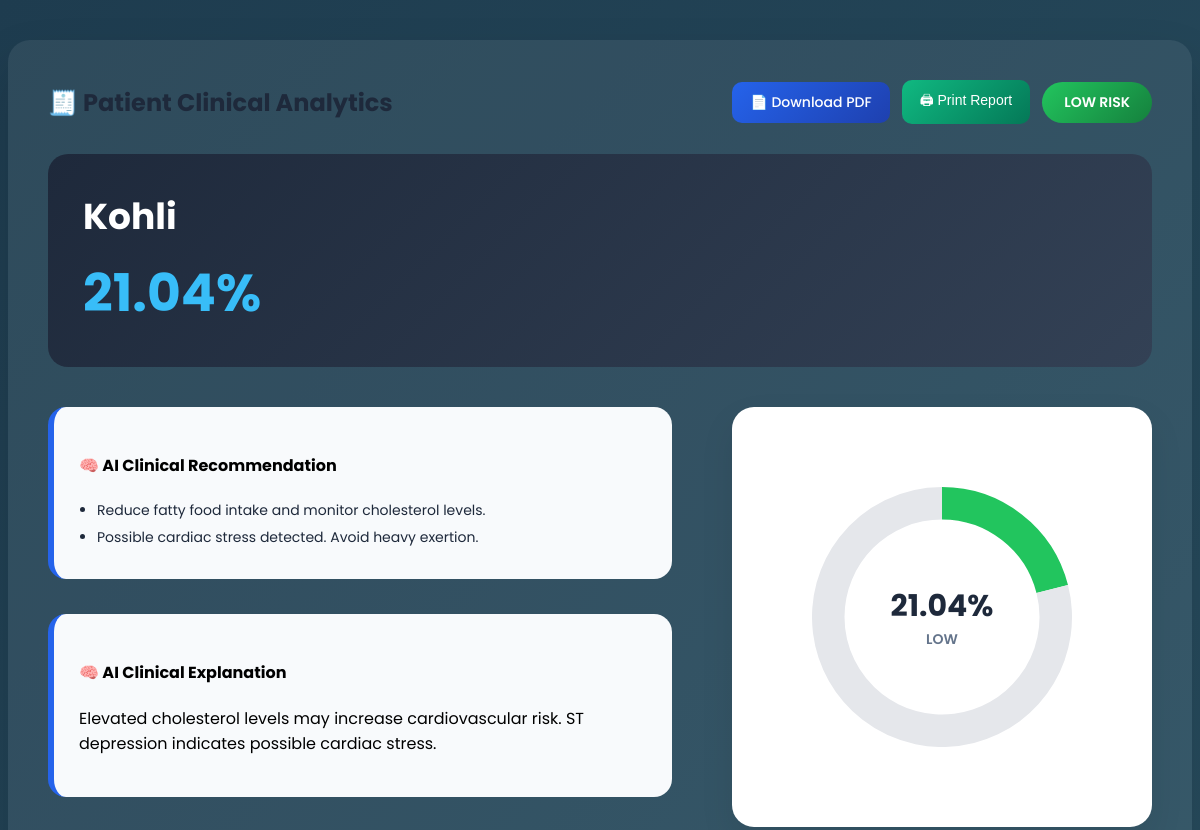
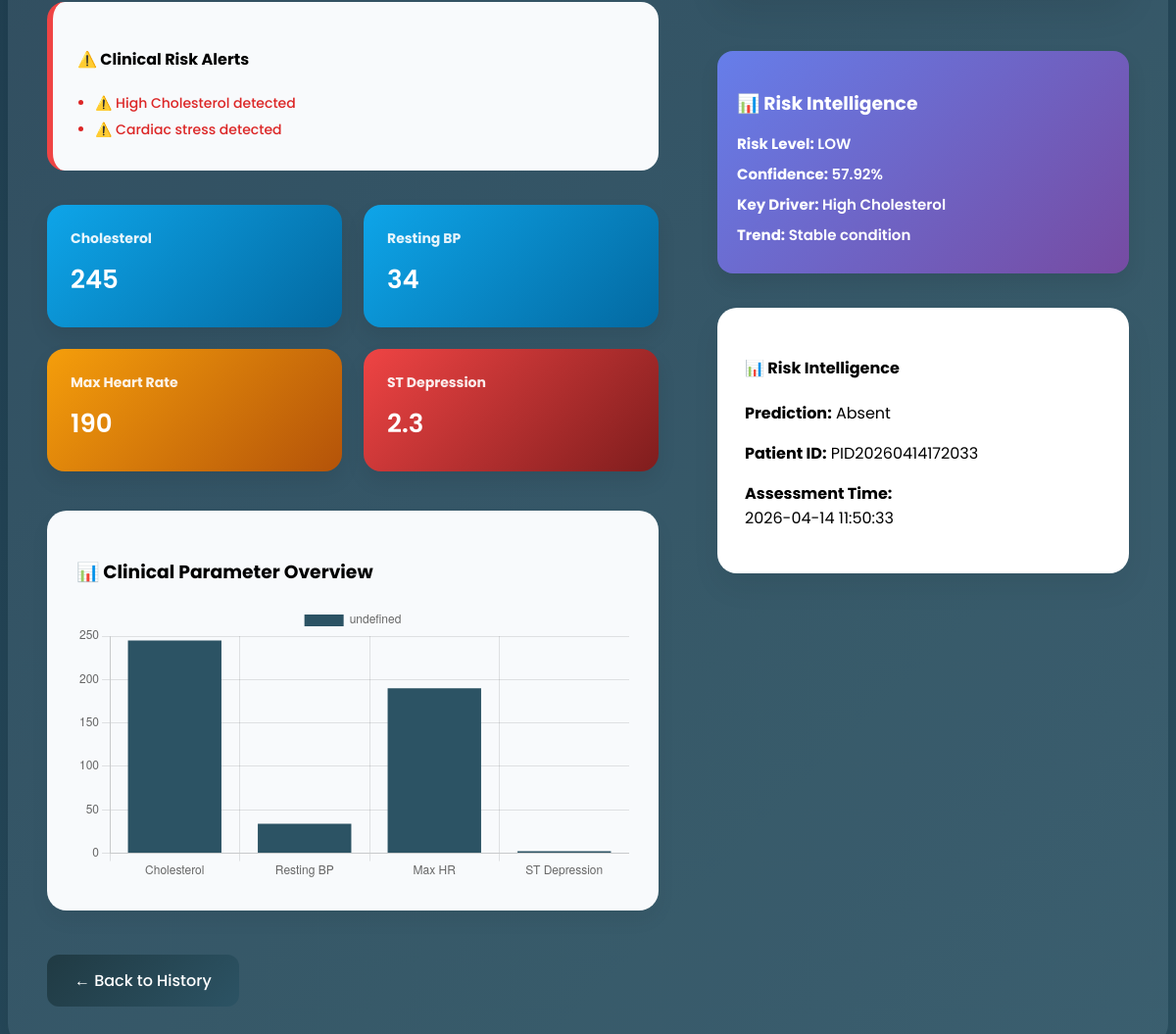
Page /patient/PID20260414172033 (signed in) on the committed database (2 pictures, top to bottom).
### tables this page shows
CREATE TABLE patients (
        id INTEGER PRIMARY KEY AUTOINCREMENT,
        patient_id TEXT,
        patient_name TEXT,
        age INTEGER,
        sex INTEGER,
        cp INTEGER,
        trestbps INTEGER,
        chol INTEGER,
        fbs INTEGER,
        restecg INTEGER,
        thalach INTEGER,
        exang INTEGER,
        oldpeak REAL,
        slope INTEGER,
        ca INTEGER,
        thal INTEGER,
        result TEXT,
        probability REAL,
        risk_level TEXT,
        timestamp DATETIME DEFAULT CURRENT_TIMESTAMP
    );

### app.py (the view)
@app.route("/patient/<patient_id>")
def patient_detail(patient_id):
    if "user" not in session:
        return redirect(url_for("login"))
    conn = get_db_connection()
    patient_row = conn.execute(
        "SELECT * FROM patients WHERE patient_id = ?",
        (patient_id,)
    ).fetchone()
    conn.close()
    if not patient_row:
        return redirect(url_for("history"))
    patient = dict(patient_row)
    def safe_float(val):
        try:
            return float(val)
        except:
            return 0
    def check_range(value, min_val=None, max_val=None):
        value = safe_float(value)
        if min_val is not None and value < min_val:
            return "Low"
        if max_val is not None and value > max_val:
            return "High"
        return "Normal"
    patient["Cholesterol Status"] = check_range(patient.get("chol"), max_val=200)
    patient["Resting BP Status"] = check_range(patient.get("trestbps"), min_val=90, max_val=120)
    patient["Max Heart Rate Status"] = check_range(patient.get("thalach"), min_val=60, max_val=100)
    patient["ST Depression Status"] = check_range(patient.get("oldpeak"), max_val=1)
    patient["Probability (%)"] = round(safe_float(patient.get("probability")), 2)
    patient["explanation"] = generate_explanation(patient)
    patient["recommendations"] = generate_recommendation(patient)
    patient["alerts"] = generate_alerts(patient)
    risk_level = patient.get("risk_level", "UNKNOWN")
    prob = safe_float(patient.get("probability"))
    confidence = abs(prob - 50) * 2   # scale 0–100
    drivers = []
    if patient.get("chol", 0) > 200:
        drivers.append("High Cholesterol")
    if patient.get("trestbps", 0) > 130:
        drivers.append("High Blood Pressure")
    if patient.get("oldpeak", 0) > 1:
        drivers.append("Cardiac Stress")
    if patient.get("ca", 0) > 1:
        drivers.append("Blocked Vessels")
    key_driver = drivers[0] if drivers else "No major risk detected"
    if prob > 70:
        trend = "Risk increasing"
    elif prob > 40:
        trend = "Moderate risk zone"
    else:
        trend = "Stable condition"
    patient["confidence"] = round(confidence, 2)
    patient["key_driver"] = key_driver
    patient["trend"] = trend
    try:
        patient["cp_text"] = REVERSE_FEATURE_MAP["cp"].get(
            patient.get("cp"),
            patient.get("cp")
        )
    except:
        patient["cp_text"] = patient.get("cp")
    return render_template("patient_detail.html", patient=patient)

### app.py (called while the page is built)
def generate_explanation(patient):
    explanations = []
    if patient.get("chol", 0) > 200:
        explanations.append("Elevated cholesterol levels may increase cardiovascular risk.")
    if patient.get("trestbps", 0) > 130:
        explanations.append("Blood pressure is higher than normal range.")
    if patient.get("thalach", 0) < 60:
        explanations.append("Heart rate is below normal limits.")
    if patient.get("oldpeak", 0) > 1:
        explanations.append("ST depression indicates possible cardiac stress.")
    if patient.get("ca", 0) > 1:
        explanations.append("Multiple vessels show signs of blockage.")
    if not explanations:
        return "All clinical parameters are within normal range."
    return " ".join(explanations)

def generate_recommendation(patient):
    recommendations = []
    if patient.get("chol", 0) > 200:
        recommendations.append("Reduce fatty food intake and monitor cholesterol levels.")
    if patient.get("trestbps", 0) > 130:
        recommendations.append("Reduce salt intake and manage blood pressure regularly.")
    if patient.get("thalach", 0) < 60:
        recommendations.append("Monitor heart rate and consult cardiologist if symptoms persist.")
    if patient.get("oldpeak", 0) > 1:
        recommendations.append("Possible cardiac stress detected. Avoid heavy exertion.")
    if patient.get("ca", 0) > 1:
        recommendations.append("Blocked vessels detected. Immediate cardiology consultation recommended.")
    if not recommendations:
        return ["Maintain healthy lifestyle and regular checkups."]
    return recommendations

def generate_alerts(patient):
    alerts = []
    if patient.get("chol", 0) > 200:
        alerts.append("⚠️ High Cholesterol detected")
    if patient.get("trestbps", 0) > 130:
        alerts.append("⚠️ Elevated Blood Pressure")
    if patient.get("thalach", 0) < 60:
        alerts.append("⚠️ Low Heart Rate")
    if patient.get("oldpeak", 0) > 1:
        alerts.append("⚠️ Cardiac stress detected")
    if patient.get("ca", 0) > 1:
        alerts.append("⚠️ Multiple blocked vessels")
    if len(alerts) >= 3:
        alerts.append("🚨 Multiple risk factors detected. Immediate attention required.")
    return alerts

### database.py (called while the page is built)
def get_db_connection():
    conn = sqlite3.connect('database.db')
    conn.row_factory = sqlite3.Row
    return conn

### templates/patient_detail.html (shortened to what this page needs)
<!DOCTYPE html>
<html>
<head>
</head>
<body>
<div class="container">
    <div class="header">
        <h2>🧾 Patient Clinical Analytics</h2>
        <div class="actions">
            <a href="{{ url_for('download_report', patient_id=patient['patient_id']) }}"
               class="btn btn-download">📄 Download PDF</a>
            <button onclick="window.print()" class="btn btn-print">
                🖨 Print Report
            </button>
            {% if patient["risk_level"] == "LOW" %}
                <span class="badge low">LOW RISK</span>
            {% elif patient["risk_level"] == "MODERATE" %}
                <span class="badge moderate">MODERATE RISK</span>
            {% else %}
                <span class="badge high">HIGH RISK</span>
            {% endif %}
        </div>
    </div>
    <div class="hero">
        <div class="patient-name">{{ patient['patient_name'] }}</div>
        <div class="probability">{{ patient['probability'] }}%</div>
    </div>
    <div class="main-layout">
        <div class="left">
            <div class="recommendation">
                <h4>🧠 AI Clinical Recommendation</h4>
                <ul style="margin-top:10px; padding-left:18px;">
                    {% for rec in patient["recommendations"] %}
                    <li style="margin-bottom:6px;">{{ rec }}</li>
                    {% endfor %}
                </ul>
            </div>
            <div class="recommendation" style="margin-top:15px;">
                <h4>🧠 AI Clinical Explanation</h4>
                <p>{{ patient["explanation"] }}</p>
            </div>
            <div class="recommendation" style="margin-top:15px; border-left:6px solid #ef4444;">
                    <h4>⚠️ Clinical Risk Alerts</h4>
                    {% if patient["alerts"] %}
                    <ul style="margin-top:10px; padding-left:18px;">
                    {% for alert in patient["alerts"] %}
                    <li style="margin-bottom:6px; color:#dc2626; font-weight:500;">
                        {{ alert }}
                    </li>
                        {% endfor %}
                    </ul>
                        {% else %}
                    <p style="color:#16a34a;">No critical alerts detected.</p>
                     {% endif %}
                </div>
            <div class="feature-grid">
                <div class="card normal">
                    <h4>Cholesterol</h4>
                    <p>{{ patient['chol'] }}</p>
                </div>
                <div class="card normal">
                    <h4>Resting BP</h4>
                    <p>{{ patient['trestbps'] }}</p>
                </div>
                <div class="card warning">
                    <h4>Max Heart Rate</h4>
                    <p>{{ patient['thalach'] }}</p>
                </div>
                <div class="card danger">
                    <h4>ST Depression</h4>
                    <p>{{ patient['oldpeak'] }}</p>
                </div>
            </div>
            <div class="chart-box">
                <h3>📊 Clinical Parameter Overview</h3>
                <canvas id="featureChart"></canvas>
            </div>
        </div>
        <div class="right">
        <div class="donut-box">
            <div class="donut-container">
                <canvas id="riskChart"></canvas>
                <div class="chart-center">
                    <div class="chart-value">{{ patient['probability'] }}%</div>
                    <div class="chart-label">{{ patient['risk_level'] }}</div>
                </div>
            </div>
        </div>
            <div class="card intelligence">
                <h3>📊 Risk Intelligence</h3>
                <p><strong>Risk Level:</strong> {{ patient['risk_level'] }}</p>
                <p><strong>Confidence:</strong> {{ patient['confidence'] }}%</p>
                <p><strong>Key Driver:</strong> {{ patient['key_driver'] }}</p>
                <p><strong>Trend:</strong> {{ patient['trend'] }}</p>
            </div>
            <div class="panel-box">
                <h4>📊 Risk Intelligence</h4>
                <p><strong>Prediction:</strong> {{ patient['result'] }}</p>
                <p><strong>Patient ID:</strong> {{ patient['patient_id'] }}</p>
                <p><strong>Assessment Time:</strong><br>{{ patient['timestamp'] }}</p>
            </div>
        </div>
    </div>
    <a href="{{ url_for('history') }}" class="back-btn">← Back to History</a>
</div>
<script>
const probability = {{ patient["probability"] }};
/* DONUT */
let color;
if (probability < 30) {
    color = "#22c55e";   // Low → Green
} else if (probability < 70) {
    color = "#f59e0b";   // Moderate → Orange
} else {
    color = "#ef4444";   // High → Red
}
new Chart(document.getElementById('riskChart'), {
    type: 'doughnut',
    data: {
        datasets: [{
            data: [probability, 100 - probability],
            backgroundColor: [color, "#e5e7eb"],
            borderWidth: 0
        }]
    },
    options: {
        cutout: '75%',
        plugins: {
            legend: { display: false }
        }
    }
});
/* BAR */
new Chart(document.getElementById('featureChart'),{
    type:'bar',
    data:{
        labels:['Cholesterol','Resting BP','Max HR','ST Depression'],
        datasets:[{
            data:[
                {{ patient['chol'] }},
                {{ patient['trestbps'] }},
                {{ patient['thalach'] }},
                {{ patient['oldpeak'] }}
            ],
            backgroundColor:'#2c5364'
        }]
    }
});
</script>
</body>
</html>

### templates/patient_detail.html (style rules this page uses)
body { font-family:'Poppins',sans-serif; margin:0; background:linear-gradient(135deg,#1e3c4f,#2c5364); }
.container { width:92%; max-width:1350px; margin:40px auto; background:rgba(255,255,255,0.07); padding:40px; border-radius:22px; box-shadow:0 25px 50px rgba(0,0,0,0.15); }
.header { display:flex; justify-content:space-between; align-items:center; margin-bottom:30px; flex-wrap:wrap; gap:20px; }
.header h2 { margin:0; font-weight:700; color:#1e293b; }
.actions { display:flex; gap:12px; align-items:center; flex-wrap:wrap; }
.btn { padding:10px 18px; border-radius:10px; font-size:14px; font-weight:500; text-decoration:none; transition:0.3s; cursor:pointer; border:none; }
.btn-download { background:linear-gradient(135deg,#2563eb,#1e40af); color:white; }
.btn-print { background:linear-gradient(135deg,#10b981,#047857); color:white; }
.badge { padding:10px 22px; border-radius:30px; font-weight:600; color:white; font-size:14px; }
.low { background:linear-gradient(135deg,#22c55e,#15803d); }
.hero { background:linear-gradient(135deg,#1e293b,#334155); color:white; padding:35px; border-radius:20px; margin-bottom:40px; }
.patient-name { font-size:36px; font-weight:700; margin-bottom:10px; }
.probability { font-size:52px; font-weight:700; color:#38bdf8; }
.main-layout { display:flex; gap:60px; flex-wrap:wrap; }
.left { flex:1; min-width:420px; }
.right { width:420px; display:flex; flex-direction:column; gap:35px; }
.donut-box { background:white; padding:40px; border-radius:22px; box-shadow:0 15px 35px rgba(0,0,0,0.08); display:flex; justify-content:center; align-items:center; height:340px; }
.panel-box { background:white; padding:28px; border-radius:20px; box-shadow:0 15px 30px rgba(0,0,0,0.06); }
.recommendation { padding:25px; border-radius:18px; margin-bottom:35px; background:#f8fafc; border-left:6px solid #2563eb; }
.feature-grid { display:grid; grid-template-columns:repeat(auto-fit,minmax(220px,1fr)); gap:22px; margin-bottom:40px; }
.card { padding:24px; border-radius:18px; color:white; box-shadow:0 10px 20px rgba(0,0,0,0.08); transition:0.3s; }
.card h4 { margin:0; font-size:14px; opacity:0.9; }
.card p { font-size:26px; margin:12px 0 5px; font-weight:600; }
.normal { background:linear-gradient(135deg,#0ea5e9,#0369a1); }
.warning { background:linear-gradient(135deg,#f59e0b,#b45309); }
.danger { background:linear-gradient(135deg,#ef4444,#7f1d1d); }
.chart-box { background:#f8fafc; padding:30px; border-radius:20px; box-shadow:0 10px 20px rgba(0,0,0,0.05); }
.back-btn { display:inline-block; margin-top:45px; padding:14px 28px; background:linear-gradient(135deg,#203a43,#2c5364); color:white; text-decoration:none; border-radius:12px; font-weight:500; transition:0.3s; }
.donut-container { position: relative; width: 260px; height: 260px; }
.chart-center { position: absolute; top: 50%; left: 50%; transform: translate(-50%, -50%); text-align: center; }
.chart-value { font-size: 30px; font-weight: 700; color: #1e293b; }
.chart-label { font-size: 14px; font-weight: 600; color: #64748b; }
.recommendation ul { margin: 0; }
.recommendation li { font-size: 14px; color: #1e293b; }
.card.intelligence { margin-top: 20px; padding: 20px; border-radius: 16px; background: linear-gradient(135deg, #667eea, #764ba2); color: white; }
.card.intelligence h3 { margin-bottom: 15px; }
.card.intelligence p { margin: 8px 0; font-size: 15px; }

### rows in the picture
patients: patient_name "Kohli", probability "21.04", chol "245", trestbps "34", thalach "190", oldpeak "2.3", risk_level "LOW", result "Absent", patient_id "PID20260414172033", timestamp "2026-04-14 11:50:33"

### other values in the picture
{{ rec }} "Reduce fatty food intake and monitor cholesterol levels." "Possible cardiac stress detected. Avoid heavy exertion."
{{ patient["explanation"] }} "Elevated cholesterol levels may increase cardiovascular risk. ST depression indicates possible cardiac stress."
{{ alert }} "⚠️ High Cholesterol detected" "⚠️ Cardiac stress detected"
{{ patient['confidence'] }} "57.92"
{{ patient['key_driver'] }} "High Cholesterol"
{{ patient['trend'] }} "Stable condition"
chart data {{ patient["probability"] }} 21.04
chart data {{ patient['chol'] }} 245
chart data {{ patient['trestbps'] }} 34
chart data {{ patient['thalach'] }} 190
